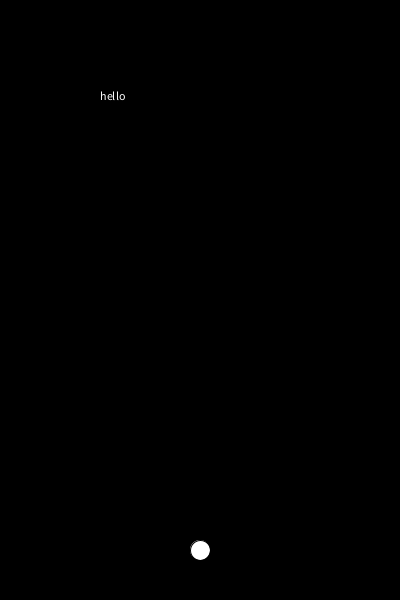
Frame 1 (no input)
Frame 60 (the mouse pressed at the canvas centre just before this capture): identical to frame 1, image omitted
Frame 120 (the mouse held since frame 60 and released just before this capture): identical to frame 1, image omitted

The Processing sketch that drew this single still picture (run headless with seeded random() and noise(); from frame 60 on, the mouse is pressed at the canvas centre):

// Processing sketch: week06_8
// ── week06_8.pde
void setup(){
  size(400,600);
  textSize(12);
}
String  Q="hello",A="";
float x=100,y=100;
void draw(){
  background(0);
  text(Q,x,y);
  ellipse(200,550,20,20);
  
}
